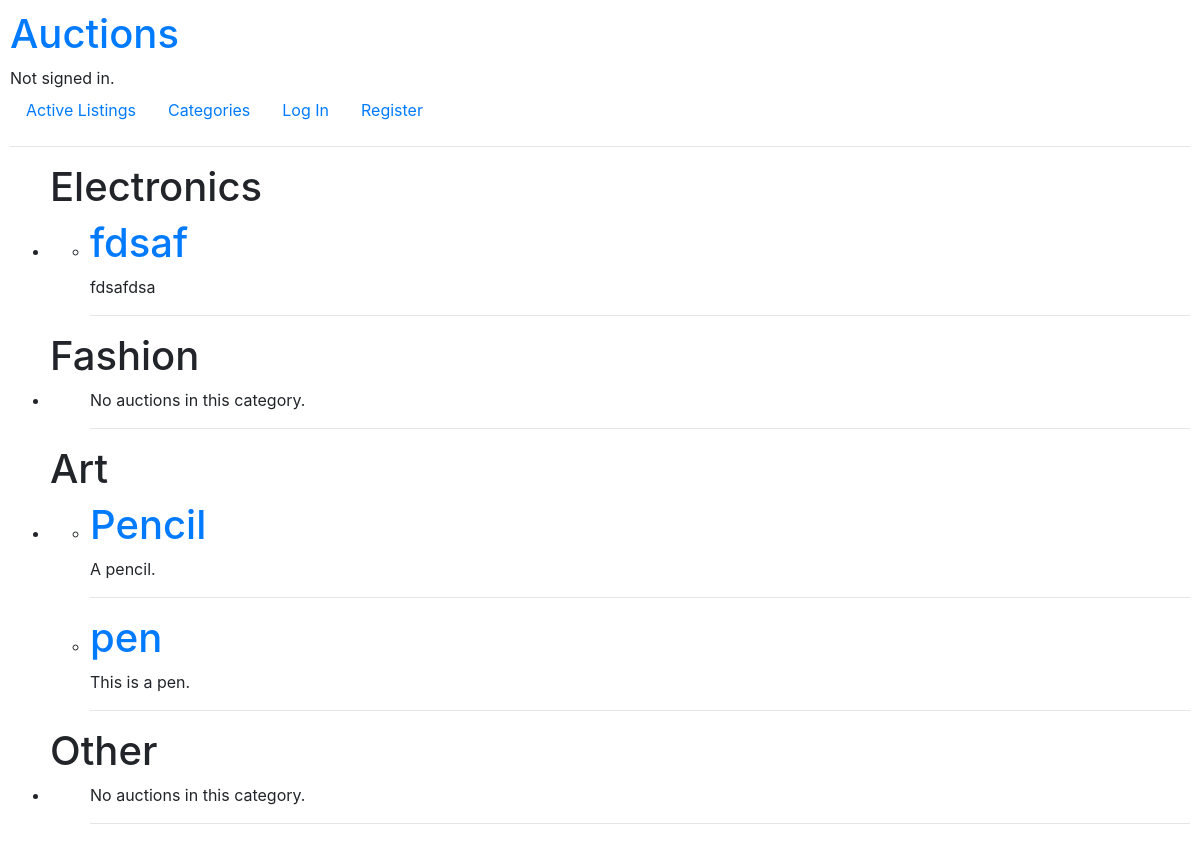
The page /categories on the database its author committed.
### auctions/models.py (models this page shows)
class Auction(ms.Model):
  class Category(ms.TextChoices):
    other = "OT", "Other"
    electronics = "EL", "Electronics"
    fashion = "FA", "Fashion"
    art = "AR", "Art"
  title = ms.CharField(max_length=64)
  description = ms.CharField(max_length=2048)
  date = ms.DateTimeField()
  holder = ms.ForeignKey(
    "User", on_delete=ms.CASCADE, related_name="user_auctions"
  )
  starting_bid = ms.FloatField()
  picture_url = ms.URLField(max_length=128)
  category = ms.CharField(
    max_length=2,
    choices=Category.choices,
    default=Category.other,
  )
  taken_bid = ms.ForeignKey("Bid", on_delete=ms.CASCADE, related_name="sold_auction", null=True, blank=True)

### auctions/views.py (the view)
# urls.py: path("categories", views.categories, name="categories"),
def categories(request):
  categories_list = []
  category_choices = Auction.Category.choices
  choice_other_index = category_choices.index(
    list(filter(lambda choice: choice[0] == Auction.Category.other, category_choices))[0]
  )
  choice_other = category_choices.pop(choice_other_index)
  category_choices.append(choice_other)
  for category, label in category_choices:
    auctions = Auction.objects.filter(category=category)
    categories_list.append({"name": label, "auctions": auctions})
  return render(request, "auctions/categories.html", {
    "categoriesList": categories_list,
  })

### auctions/templates/auctions/categories.html
{% extends "auctions/layout.html" %} {% block body %}
<ul>
  {% for category in categoriesList %}
  <h1>{{category.name}}</h1>
  <li>
    <ul>
      {% for auction in category.auctions %}
      <li>
        <h1><a href="auction/{{ auction.title }}">{{ auction.title }}</a></h1>
        <div>{{ auction.description }}</div>
      </li>
      <hr />
      {% empty %}
      <div>No auctions in this category.</div>
      <hr />
      {% endfor %}
    </ul>
  </li>
  {% endfor %}
</ul>
{% endblock %}

### auctions/static/auctions/styles.css (style rules this page uses)
body { padding: 10px; }

### rows shown on the page
Auction: title "fdsaf", description "fdsafdsa"
Auction: title "Pencil", description "A pencil."
Auction: title "pen", description "This is a pen."

### other values the page prints
{{ category.name }} "Electronics" "Fashion" "Art" "Other"
